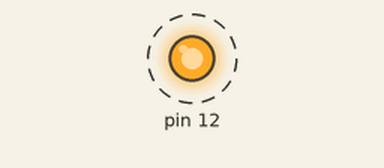
This program was run on a simulated Raspberry Pi (header pin numbers). Parts: output pins drawn as LEDs (lit = HIGH). Dashed ring = blinking. At 20.0 s the program stops and its outputs stay as they are.

Above: at 0.5 s.
Timing chart, 0 to 4.6 s (numbered marks = the images above):
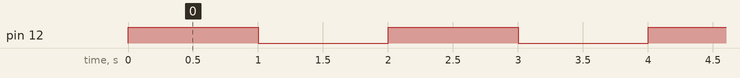

Measured:
- by itself, pin 12: alternates HIGH for 1.0 s and LOW for 1.0 s, 20 changes in all, then stays LOW

The program:

led.py
```python
import RPi.GPIO as GPIO
import time

def blink(times, delay):
    GPIO.setmode(GPIO.BOARD)
    GPIO.setup(12, GPIO.OUT)

    while times>0:
        if 0==times%2:
            GPIO.output(12, GPIO.HIGH) #or output(11, GPIO.True)
        else:
            GPIO.output(12, GPIO.LOW)
        time.sleep(delay)
        times-=1
    return


if __name__ == '__main__':
    blink(20, 1)
```
